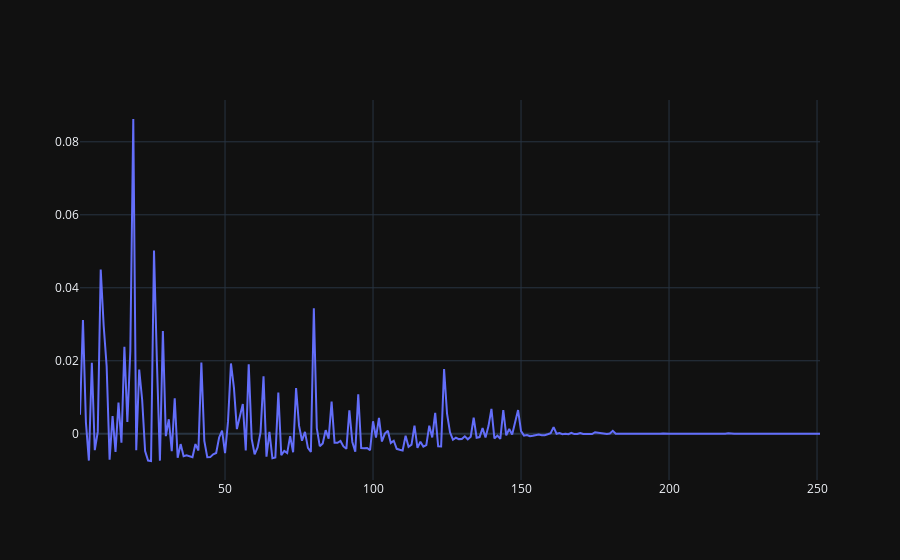

Notebook code cell kept with this figure:
### Code cell
trace = go.Scatter(x = np.arange(1,no_of_slice,1),
                   y = hedge_pnl,
                   mode = 'lines')
data = [trace]
py.offline.iplot({'data':data})

### Figure 1 — Plotly figure (JSON) as saved in the notebook; plotly's stock layout.template omitted (floating-point values rounded to 4 significant figures; data arrays with more than 128 entries replaced by an {"elided": "..."} marker saying what was removed)
{"data": [{"mode": "lines", "x": {"elided": "251 int values"}, "y": {"elided": "251 float values"}, "type": "scatter"}], "layout": {}}
